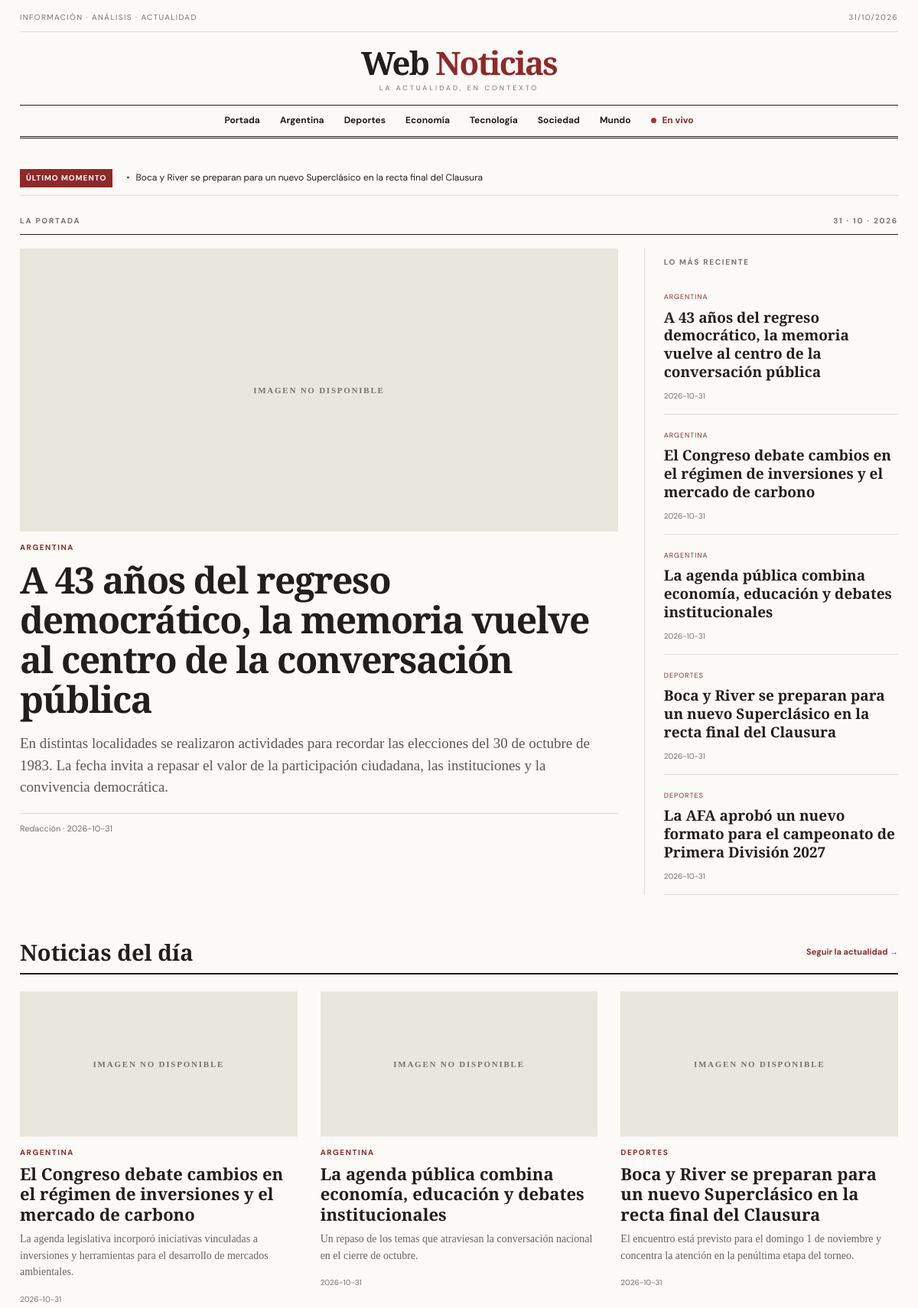
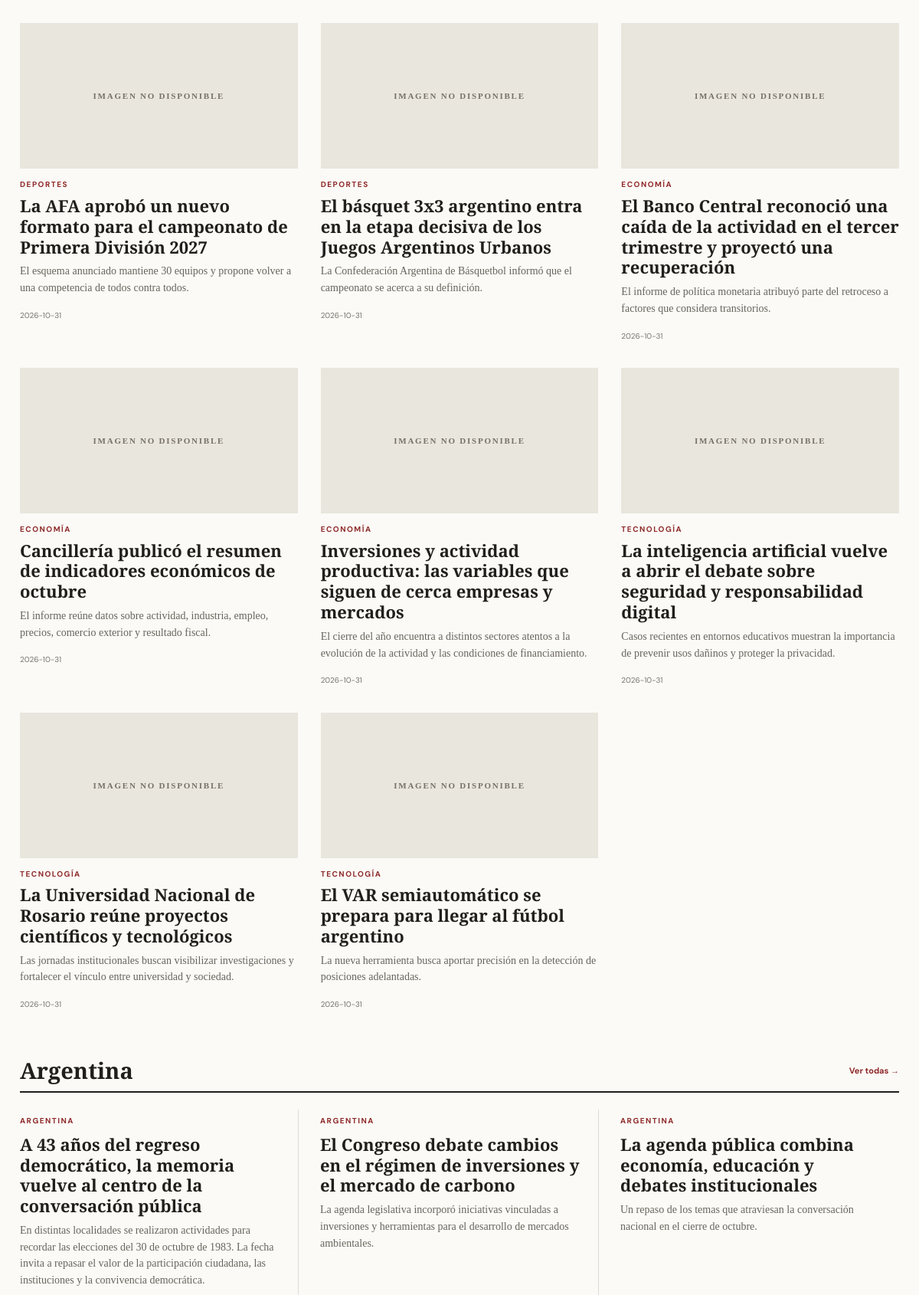
The page / (upper part) on the database its author committed (2 pictures, top to bottom).
### tables this page shows
CREATE TABLE articles (
            id INTEGER PRIMARY KEY AUTOINCREMENT,
            title TEXT NOT NULL, summary TEXT NOT NULL DEFAULT '',
            body TEXT NOT NULL DEFAULT '', category TEXT NOT NULL DEFAULT 'Argentina',
            image TEXT NOT NULL DEFAULT '', author TEXT NOT NULL DEFAULT 'Redacción',
            is_featured INTEGER NOT NULL DEFAULT 0,
            is_breaking INTEGER NOT NULL DEFAULT 0,
            published INTEGER NOT NULL DEFAULT 1,
            created_at TEXT NOT NULL
        , source_url TEXT NOT NULL DEFAULT '');

### app.py (the view)
@app.route("/")
def index():
    today = datetime.now(ZoneInfo("America/Argentina/Buenos_Aires")).date()
    with db() as con:
        featured = con.execute("SELECT * FROM articles WHERE published=1 AND is_featured=1 ORDER BY created_at DESC LIMIT 1").fetchone()
        latest = con.execute("SELECT * FROM articles WHERE published=1 ORDER BY created_at DESC LIMIT 12").fetchall()
        breaking = con.execute("SELECT * FROM articles WHERE published=1 AND is_breaking=1 ORDER BY created_at DESC LIMIT 5").fetchall()
        sections = {cat: con.execute("SELECT * FROM articles WHERE published=1 AND category=? ORDER BY created_at DESC LIMIT 4", (cat,)).fetchall() for cat in CATEGORIES}
        eph = con.execute("SELECT * FROM ephemerides WHERE month=? AND day=? ORDER BY title", (today.month, today.day)).fetchall()
    return render_template("index.html", featured=featured, latest=latest, breaking=breaking, sections=sections, ephemerides=eph, today=today, top_ads=active_ads("top"), side_ads=active_ads("sidebar"), inline_ads=active_ads("inline"))

### app.py (called while the page is built)
def db():
    conn = sqlite3.connect(DB_PATH)
    conn.row_factory = sqlite3.Row
    conn.execute("PRAGMA foreign_keys = ON")
    return conn

def active_ads(placement):
    today = date.today().isoformat()
    with db() as con:
        return con.execute("""SELECT * FROM ads WHERE active=1 AND placement=?
            AND (starts_on='' OR starts_on<=?) AND (ends_on='' OR ends_on>=?)
            ORDER BY id DESC""", (placement, today, today)).fetchall()

@app.context_processor
def globals_for_templates():
    def media_url(path):
        if path and path.startswith(("http://", "https://")):
            return path
        return url_for("static", filename=path) if path else ""
    return {"categories": CATEGORIES, "whatsapp_link": f"https://wa.me/{WHATSAPP_NUMBER}?text=Hola%2C%20quiero%20comunicarme%20con%20el%20medio.", "year": date.today().year, "media_url": media_url}

### templates/index.html (shortened to what this page needs)
{% extends "base.html" %}
{% block content %}
{% if breaking %}<div class="breaking"><strong>ÚLTIMO MOMENTO</strong><div class="breaking-track">{% for n in breaking %}<a href="{{ url_for('article', article_id=n.id) }}">{{ n.title }}</a>{% endfor %}</div></div>{% endif %}
<div class="section-kicker"><span>LA PORTADA</span><span>{{ today.strftime('%d · %m · %Y') }}</span></div>
{% if featured %}
<section class="lead-grid">
  <article class="lead-story">
    <a href="{{ url_for('article', article_id=featured.id) }}">{% if featured.image %}<img class="lead-image" src="{{ media_url(featured.image) }}" alt="">{% else %}<div class="image-placeholder">WEB NOTICIAS</div>{% endif %}</a>
    <div class="story-category">{{ featured.category }}</div><h1><a href="{{ url_for('article', article_id=featured.id) }}">{{ featured.title }}</a></h1>
    <p class="lead-summary">{{ featured.summary }}</p><div class="byline">{{ featured.author }} · {{ featured.created_at[:10] }}</div>
  </article>
  <aside class="lead-aside"><h3>LO MÁS RECIENTE</h3>{% for n in latest[:5] %}<article class="compact-story"><span>{{ n.category }}</span><h2><a href="{{ url_for('article', article_id=n.id) }}">{{ n.title }}</a></h2><small>{{ n.created_at[:10] }}</small></article>{% endfor %}
  </aside>
</section>
{% else %}<div class="empty-lead"><span>WEB NOTICIAS</span><h1>Las noticias que importan, en un solo lugar.</h1><p>Cuando publiques la primera noticia destacada, aparecerá aquí.</p><a class="text-link" href="{{ url_for('admin_login') }}">Ingresar al panel editorial →</a></div>{% endif %}
<section class="latest-section"><div class="section-heading"><h2>Noticias del día</h2><a href="{{ url_for('live') }}">Seguir la actualidad →</a></div>
<div class="news-grid">{% for n in latest %}{% if not featured or n.id != featured.id %}<article class="news-card">{% if n.image %}<a href="{{ url_for('article', article_id=n.id) }}"><img src="{{ media_url(n.image) }}" alt=""></a>{% else %}<div class="card-placeholder"></div>{% endif %}<div class="story-category">{{ n.category }}</div><h3><a href="{{ url_for('article', article_id=n.id) }}">{{ n.title }}</a></h3><p>{{ n.summary }}</p><small>{{ n.created_at[:10] }}</small></article>{% endif %}{% endfor %}</div></section>
{% for cat,items in sections.items() %}{% if items %}<section class="category-section"><div class="section-heading"><h2>{{ cat }}</h2><a href="{{ url_for('section', category=cat) }}">Ver todas →</a></div><div class="category-row">{% for n in items[:3] %}<article><span class="story-category">{{ n.category }}</span><h3><a href="{{ url_for('article', article_id=n.id) }}">{{ n.title }}</a></h3><p>{{ n.summary }}</p></article>{% endfor %}</div></section>{% endif %}{% endfor %}
{% endblock %}

### static/css/style.css (style rules this page uses)
* { box-sizing:border-box }
:root { --ink:#201f1c;--muted:#77736d;--line:#dedbd4;--paper:#fbfaf6;--accent:#8e2929;--serif:'Playfair Display',Georgia,serif;--sans:'DM Sans',Arial,sans-serif }
body { margin:0;background:var(--paper);color:var(--ink);font-family:var(--sans);font-size:16px;line-height:1.65 }
a { color:inherit;text-decoration:none }
.breaking { display:flex;gap:18px;align-items:center;border-bottom:1px solid var(--line);padding:10px 0;margin-bottom:22px;font-size:12px }
.breaking strong { background:var(--accent);color:#fff;padding:4px 8px;font-size:10px;letter-spacing:1px;white-space:nowrap }
.breaking-track { display:flex;gap:24px;overflow:auto;white-space:nowrap }
.breaking-track a:before { content:"•";color:var(--accent);padding-right:8px }
.section-kicker { display:flex;justify-content:space-between;border-bottom:1px solid var(--ink);padding:0 0 8px;margin:25px 0 18px;font-size:10px;font-weight:700;letter-spacing:1.8px;color:var(--muted) }
.lead-grid { display:grid;grid-template-columns:minmax(0,2fr) minmax(250px,.85fr);gap:34px }
.story-category { font-size:10px;letter-spacing:1.5px;text-transform:uppercase;font-weight:700;color:var(--accent);margin-top:13px }
.lead-story h1 { font:800 clamp(34px,4vw,54px)/1.08 var(--serif);letter-spacing:-1.4px;margin:8px 0 12px }
.lead-summary { font:19px/1.5 Georgia,serif;color:#5d5952;max-width:760px }
.byline { font-size:11px;color:var(--muted);border-top:1px solid var(--line);padding-top:10px;margin-top:18px }
.lead-aside { border-left:1px solid var(--line);padding-left:25px }
.lead-aside h3,.eyebrow { font-size:10px;letter-spacing:1.7px;color:var(--muted) }
.compact-story { padding:12px 0;border-bottom:1px solid var(--line) }
.compact-story span { font-size:9px;color:var(--accent);text-transform:uppercase;letter-spacing:1px }
.compact-story h2 { font:700 19px/1.25 var(--serif);margin:4px 0 }
.compact-story small,.news-card small { font-size:10px;color:var(--muted) }
.latest-section,.category-section { margin-top:55px }
.section-heading { display:flex;align-items:center;justify-content:space-between;border-bottom:2px solid var(--ink);padding-bottom:8px;margin-bottom:22px }
.section-heading h2,.ephemeris h2 { font:700 29px var(--serif);margin:0 }
.section-heading>a { font-size:11px;color:var(--accent);font-weight:700 }
.news-grid { display:grid;grid-template-columns:repeat(3,1fr);gap:30px }
.news-card h3,.category-row h3 { font:700 22px/1.22 var(--serif);margin:5px 0 8px }
.news-card p,.category-row p { font:14px/1.55 Georgia,serif;color:#69645d;margin:0 0 10px }
.category-row { display:grid;grid-template-columns:repeat(3,1fr);gap:28px }
.category-row article { border-right:1px solid var(--line);padding-right:22px }
.category-row article:last-child { border:0 }

### rows shown on the page
articles: title "Boca y River se preparan para un nuevo Superclásico en la recta final del Clausura", category "DEPORTES", created_at "2026-10-31", summary "El encuentro está previsto para el domingo 1 de noviembre y concentra la atención en la penúltima etapa del torneo."
articles: category "ARGENTINA", title "A 43 años del regreso democrático, la memoria vuelve al centro de la conversación pública", summary "En distintas localidades se realizaron actividades para recordar las elecciones del 30 de octubre de 1983. La fecha invita a repasar el valor de la participación ciudadana, las instituciones y la convivencia democrática.", author "Redacción", created_at "2026-10-31"
articles: category "ARGENTINA", title "El Congreso debate cambios en el régimen de inversiones y el mercado de carbono", created_at "2026-10-31", summary "La agenda legislativa incorporó iniciativas vinculadas a inversiones y herramientas para el desarrollo de mercados ambientales."
articles: category "ARGENTINA", title "La agenda pública combina economía, educación y debates institucionales", created_at "2026-10-31", summary "Un repaso de los temas que atraviesan la conversación nacional en el cierre de octubre."
articles: category "DEPORTES", title "La AFA aprobó un nuevo formato para el campeonato de Primera División 2027", created_at "2026-10-31", summary "El esquema anunciado mantiene 30 equipos y propone volver a una competencia de todos contra todos."
articles: category "DEPORTES", title "El básquet 3x3 argentino entra en la etapa decisiva de los Juegos Argentinos Urbanos", summary "La Confederación Argentina de Básquetbol informó que el campeonato se acerca a su definición.", created_at "2026-10-31"
articles: category "ECONOMÍA", title "El Banco Central reconoció una caída de la actividad en el tercer trimestre y proyectó una recuperación", summary "El informe de política monetaria atribuyó parte del retroceso a factores que considera transitorios.", created_at "2026-10-31"
articles: category "ECONOMÍA", title "Cancillería publicó el resumen de indicadores económicos de octubre", summary "El informe reúne datos sobre actividad, industria, empleo, precios, comercio exterior y resultado fiscal.", created_at "2026-10-31"
articles: category "ECONOMÍA", title "Inversiones y actividad productiva: las variables que siguen de cerca empresas y mercados", summary "El cierre del año encuentra a distintos sectores atentos a la evolución de la actividad y las condiciones de financiamiento.", created_at "2026-10-31"
articles: category "TECNOLOGÍA", title "La inteligencia artificial vuelve a abrir el debate sobre seguridad y responsabilidad digital", summary "Casos recientes en entornos educativos muestran la importancia de prevenir usos dañinos y proteger la privacidad.", created_at "2026-10-31"
articles: category "TECNOLOGÍA", title "La Universidad Nacional de Rosario reúne proyectos científicos y tecnológicos", summary "Las jornadas institucionales buscan visibilizar investigaciones y fortalecer el vínculo entre universidad y sociedad.", created_at "2026-10-31"
articles: category "TECNOLOGÍA", title "El VAR semiautomático se prepara para llegar al fútbol argentino", summary "La nueva herramienta busca aportar precisión en la detección de posiciones adelantadas.", created_at "2026-10-31"

### other values the page prints
{{ today.strftime('%d/%m/%Y') if today is defined else '' }} "31/10/2026"
{{ cat }} "Argentina" "Deportes" "Economía" "Tecnología" "Sociedad" "Mundo"
{{ today.strftime('%d · %m · %Y') }} "31 · 10 · 2026"
{{ cat }} "Argentina"
